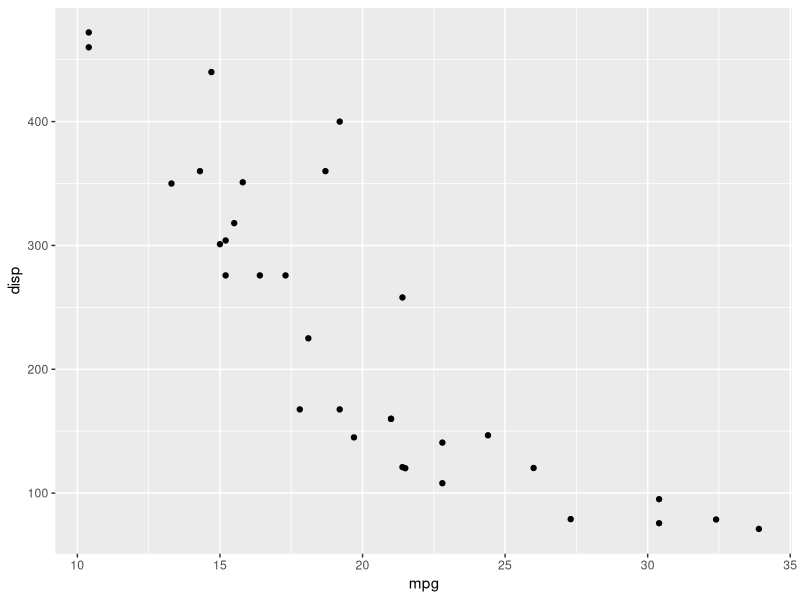
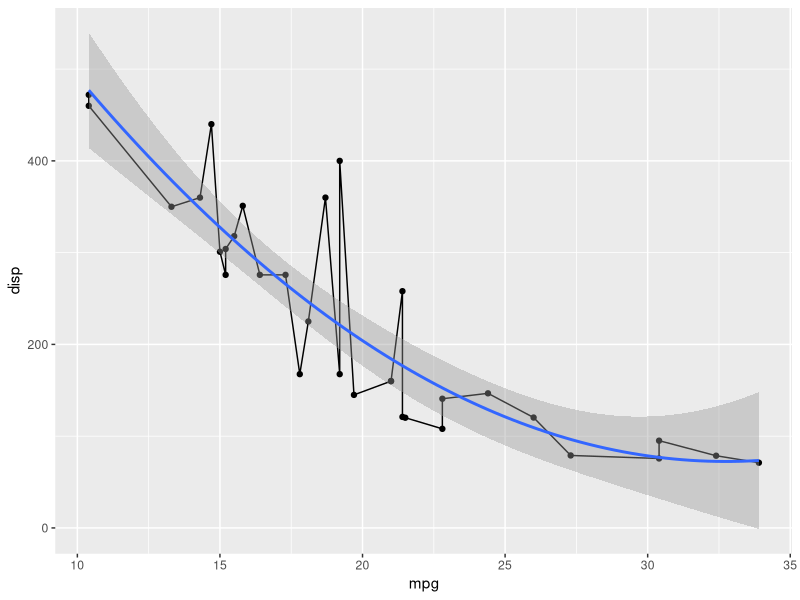

Recreate these plots in R, in order.
install.packages("tidyverse")
library(tidyverse)
mtcars
ggplot(mtcars) + geom_point(mapping = aes(x=mpg, y = disp))

p <- ggplot(mtcars, mapping = aes(x=mpg, y=disp)) 
p + geom_point() + geom_line() + geom_smooth(method = "lm", 
      formula = y ~ poly(x,2))

